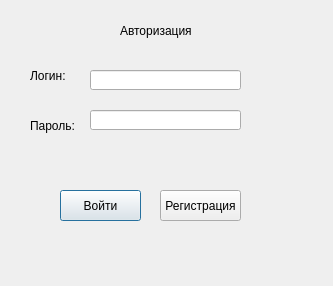
<?xml version="1.0" encoding="UTF-8"?>
<ui version="4.0">
 <class>Dialog</class>
 <widget class="QDialog" name="Dialog">
  <property name="geometry">
   <rect>
    <x>0</x>
    <y>0</y>
    <width>333</width>
    <height>286</height>
   </rect>
  </property>
  <property name="windowTitle">
   <string>Dialog</string>
  </property>
  <widget class="QLabel" name="label_title">
   <property name="geometry">
    <rect>
     <x>120</x>
     <y>10</y>
     <width>111</width>
     <height>41</height>
    </rect>
   </property>
   <property name="text">
    <string>Авторизация</string>
   </property>
  </widget>
  <widget class="QLabel" name="label_login">
   <property name="geometry">
    <rect>
     <x>30</x>
     <y>60</y>
     <width>81</width>
     <height>31</height>
    </rect>
   </property>
   <property name="text">
    <string>Логин:</string>
   </property>
  </widget>
  <widget class="QLineEdit" name="edit_login">
   <property name="geometry">
    <rect>
     <x>90</x>
     <y>70</y>
     <width>151</width>
     <height>20</height>
    </rect>
   </property>
  </widget>
  <widget class="QLabel" name="label_password">
   <property name="geometry">
    <rect>
     <x>30</x>
     <y>110</y>
     <width>91</width>
     <height>31</height>
    </rect>
   </property>
   <property name="text">
    <string>Пароль:</string>
   </property>
  </widget>
  <widget class="QLineEdit" name="edit_password">
   <property name="geometry">
    <rect>
     <x>90</x>
     <y>110</y>
     <width>151</width>
     <height>20</height>
    </rect>
   </property>
   <property name="echoMode">
    <enum>QLineEdit::Password</enum>
   </property>
  </widget>
  <widget class="QPushButton" name="btn_login">
   <property name="geometry">
    <rect>
     <x>60</x>
     <y>190</y>
     <width>81</width>
     <height>31</height>
    </rect>
   </property>
   <property name="text">
    <string>Войти</string>
   </property>
  </widget>
  <widget class="QPushButton" name="btn_register">
   <property name="geometry">
    <rect>
     <x>160</x>
     <y>190</y>
     <width>81</width>
     <height>31</height>
    </rect>
   </property>
   <property name="text">
    <string>Регистрация</string>
   </property>
  </widget>
 </widget>
 <resources/>
 <connections/>
</ui>
